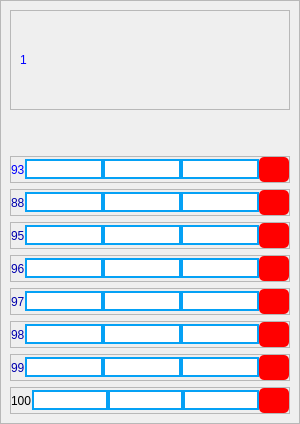
        <widget class="QFrame" name="frame_4">
         <property name="minimumSize">
          <size>
           <width>240</width>
           <height>0</height>
          </size>
         </property>
         <property name="maximumSize">
          <size>
           <width>300</width>
           <height>16777215</height>
          </size>
         </property>
         <property name="frameShape">
          <enum>QFrame::StyledPanel</enum>
         </property>
         <property name="frameShadow">
          <enum>QFrame::Raised</enum>
         </property>
         <layout class="QVBoxLayout" name="verticalLayout_4">
          <property name="leftMargin">
           <number>9</number>
          </property>
          <property name="topMargin">
           <number>9</number>
          </property>
          <property name="rightMargin">
           <number>9</number>
          </property>
          <property name="bottomMargin">
           <number>9</number>
          </property>
          <item>
           <widget class="QFrame" name="frame_36">
            <property name="frameShape">
             <enum>QFrame::StyledPanel</enum>
            </property>
            <property name="frameShadow">
             <enum>QFrame::Raised</enum>
            </property>
            <layout class="QHBoxLayout" name="horizontalLayout_28">
             <item>
              <widget class="QLabel" name="label">
               <property name="styleSheet">
                <string notr="true">font: 36pt &quot;MS Shell Dlg 2&quot;;
color: rgb(0, 0, 255);</string>
               </property>
               <property name="text">
                <string>1</string>
               </property>
              </widget>
             </item>
             <item>
              <widget class="QPushButton" name="push">
               <property name="minimumSize">
                <size>
                 <width>80</width>
                 <height>80</height>
                </size>
               </property>
               <property name="maximumSize">
                <size>
                 <width>80</width>
                 <height>80</height>
                </size>
               </property>
               <property name="styleSheet">
                <string notr="true">border-radius: 10px;</string>
               </property>
               <property name="text">
                <string/>
               </property>
               <property name="icon">
                <iconset>
                 <normaloff>../../Downloads/left-arrow.png</normaloff>../../Downloads/left-arrow.png</iconset>
               </property>
               <property name="iconSize">
                <size>
                 <width>80</width>
                 <height>80</height>
                </size>
               </property>
              </widget>
             </item>
            </layout>
           </widget>
          </item>
          <item>
           <spacer name="verticalSpacer">
            <property name="orientation">
             <enum>Qt::Vertical</enum>
            </property>
            <property name="sizeHint" stdset="0">
             <size>
              <width>20</width>
              <height>40</height>
             </size>
            </property>
           </spacer>
          </item>
          <item>
           <widget class="QFrame" name="frame_33">
            <property name="frameShape">
             <enum>QFrame::StyledPanel</enum>
            </property>
            <property name="frameShadow">
             <enum>QFrame::Raised</enum>
            </property>
            <layout class="QHBoxLayout" name="horizontalLayout_30">
             <property name="spacing">
              <number>0</number>
             </property>
             <property name="leftMargin">
              <number>0</number>
             </property>
             <property name="topMargin">
              <number>0</number>
             </property>
             <property name="rightMargin">
              <number>0</number>
             </property>
             <property name="bottomMargin">
              <number>0</number>
             </property>
             <item>
              <widget class="QLabel" name="label_324">
               <property name="styleSheet">
                <string notr="true">color: rgb(0, 0, 255);
font: 75 8pt &quot;MS Shell Dlg 2&quot;;</string>
               </property>
               <property name="text">
                <string>93</string>
               </property>
              </widget>
             </item>
             <item>
              <widget class="QLineEdit" name="lineEdit_972">
               <property name="styleSheet">
                <string notr="true">border: 2px solid  rgb(5, 161, 245); 
background-color: rgb(255, 255, 255);
</string>
               </property>
              </widget>
             </item>
             <item>
              <widget class="QLineEdit" name="lineEdit_970">
               <property name="styleSheet">
                <string notr="true">border: 2px solid  rgb(5, 161, 245); 
background-color: rgb(255, 255, 255);
</string>
               </property>
              </widget>
             </item>
             <item>
              <widget class="QLineEdit" name="lineEdit_971">
               <property name="styleSheet">
                <string notr="true">border: 2px solid  rgb(5, 161, 245); 
background-color: rgb(255, 255, 255);
</string>
               </property>
              </widget>
             </item>
             <item>
              <widget class="QPushButton" name="pushButton_394">
               <property name="minimumSize">
                <size>
                 <width>0</width>
                 <height>25</height>
                </size>
               </property>
               <property name="maximumSize">
                <size>
                 <width>30</width>
                 <height>16777215</height>
                </size>
               </property>
               <property name="styleSheet">
                <string notr="true">background-color: rgb(0, 0, 0);
background-color: rgb(255, 0, 0);
border-radius: 5px;</string>
               </property>
               <property name="text">
                <string/>
               </property>
              </widget>
             </item>
            </layout>
           </widget>
          </item>
          <item>
           <widget class="QFrame" name="frame_32">
            <property name="frameShape">
             <enum>QFrame::StyledPanel</enum>
            </property>
            <property name="frameShadow">
             <enum>QFrame::Raised</enum>
            </property>
            <layout class="QHBoxLayout" name="horizontalLayout_31">
             <property name="spacing">
              <number>0</number>
             </property>
             <property name="leftMargin">
              <number>0</number>
             </property>
             <property name="topMargin">
              <number>0</number>
             </property>
             <property name="rightMargin">
              <number>0</number>
             </property>
             <property name="bottomMargin">
              <number>0</number>
             </property>
             <item>
              <widget class="QLabel" name="label_323">
               <property name="styleSheet">
                <string notr="true">color:rgb(0, 0, 173); 
font: 75 8pt &quot;MS Shell Dlg 2&quot;;</string>
               </property>
               <property name="text">
                <string>88</string>
               </property>
              </widget>
             </item>
             <item>
              <widget class="QLineEdit" name="lineEdit_969">
               <property name="styleSheet">
                <string notr="true">border: 2px solid  rgb(5, 161, 245); 
background-color: rgb(255, 255, 255);
</string>
               </property>
              </widget>
             </item>
             <item>
              <widget class="QLineEdit" name="lineEdit_967">
               <property name="styleSheet">
                <string notr="true">border: 2px solid  rgb(5, 161, 245); 
background-color: rgb(255, 255, 255);
</string>
               </property>
              </widget>
             </item>
             <item>
              <widget class="QLineEdit" name="lineEdit_968">
               <property name="styleSheet">
                <string notr="true">border: 2px solid  rgb(5, 161, 245); 
background-color: rgb(255, 255, 255);
</string>
               </property>
              </widget>
             </item>
             <item>
              <widget class="QPushButton" name="pushButton_393">
               <property name="minimumSize">
                <size>
                 <width>0</width>
                 <height>25</height>
                </size>
               </property>
               <property name="maximumSize">
                <size>
                 <width>30</width>
                 <height>16777215</height>
                </size>
               </property>
               <property name="styleSheet">
                <string notr="true">background-color: rgb(0, 0, 0);
background-color: rgb(255, 0, 0);
border-radius: 5px;</string>
               </property>
               <property name="text">
                <string/>
               </property>
              </widget>
             </item>
            </layout>
           </widget>
          </item>
          <item>
           <widget class="QFrame" name="frame_31">
            <property name="frameShape">
             <enum>QFrame::StyledPanel</enum>
            </property>
            <property name="frameShadow">
             <enum>QFrame::Raised</enum>
            </property>
            <layout class="QHBoxLayout" name="horizontalLayout_32">
             <property name="spacing">
              <number>0</number>
             </property>
             <property name="leftMargin">
              <number>0</number>
             </property>
             <property name="topMargin">
              <number>0</number>
             </property>
             <property name="rightMargin">
              <number>0</number>
             </property>
             <property name="bottomMargin">
              <number>0</number>
             </property>
             <item>
              <widget class="QLabel" name="label_322">
               <property name="styleSheet">
                <string notr="true">color:rgb(0, 0, 173); 
font: 75 8pt &quot;MS Shell Dlg 2&quot;;</string>
               </property>
               <property name="text">
                <string>95</string>
               </property>
              </widget>
             </item>
             <item>
              <widget class="QLineEdit" name="lineEdit_966">
               <property name="styleSheet">
                <string notr="true">border: 2px solid  rgb(5, 161, 245); 
background-color: rgb(255, 255, 255);
</string>
               </property>
              </widget>
             </item>
             <item>
              <widget class="QLineEdit" name="lineEdit_964">
               <property name="styleSheet">
                <string notr="true">border: 2px solid  rgb(5, 161, 245); 
background-color: rgb(255, 255, 255);
</string>
               </property>
              </widget>
             </item>
             <item>
              <widget class="QLineEdit" name="lineEdit_965">
               <property name="styleSheet">
                <string notr="true">border: 2px solid  rgb(5, 161, 245); 
background-color: rgb(255, 255, 255);
</string>
               </property>
              </widget>
             </item>
             <item>
              <widget class="QPushButton" name="pushButton_392">
               <property name="minimumSize">
                <size>
                 <width>0</width>
                 <height>25</height>
                </size>
               </property>
               <property name="maximumSize">
                <size>
                 <width>30</width>
                 <height>16777215</height>
                </size>
               </property>
               <property name="styleSheet">
                <string notr="true">background-color: rgb(0, 0, 0);
background-color: rgb(255, 0, 0);
border-radius: 5px;</string>
               </property>
               <property name="text">
                <string/>
               </property>
              </widget>
             </item>
            </layout>
           </widget>
          </item>
          <item>
           <widget class="QFrame" name="frame_30">
            <property name="frameShape">
             <enum>QFrame::StyledPanel</enum>
            </property>
            <property name="frameShadow">
             <enum>QFrame::Raised</enum>
            </property>
            <layout class="QHBoxLayout" name="horizontalLayout_33">
             <property name="spacing">
              <number>0</number>
             </property>
             <property name="leftMargin">
              <number>0</number>
             </property>
             <property name="topMargin">
              <number>0</number>
             </property>
             <property name="rightMargin">
              <number>0</number>
             </property>
             <property name="bottomMargin">
              <number>0</number>
             </property>
             <item>
              <widget class="QLabel" name="label_321">
               <property name="styleSheet">
                <string notr="true">color:rgb(0, 0, 173); 
font: 75 8pt &quot;MS Shell Dlg 2&quot;;</string>
               </property>
               <property name="text">
                <string>96</string>
               </property>
              </widget>
             </item>
             <item>
              <widget class="QLineEdit" name="lineEdit_963">
               <property name="styleSheet">
                <string notr="true">border: 2px solid  rgb(5, 161, 245); 
background-color: rgb(255, 255, 255);
</string>
               </property>
              </widget>
             </item>
             <item>
              <widget class="QLineEdit" name="lineEdit_961">
               <property name="styleSheet">
                <string notr="true">border: 2px solid  rgb(5, 161, 245); 
background-color: rgb(255, 255, 255);
</string>
               </property>
              </widget>
             </item>
             <item>
              <widget class="QLineEdit" name="lineEdit_962">
               <property name="styleSheet">
                <string notr="true">border: 2px solid  rgb(5, 161, 245); 
background-color: rgb(255, 255, 255);
</string>
               </property>
              </widget>
             </item>
             <item>
              <widget class="QPushButton" name="pushButton_391">
               <property name="minimumSize">
                <size>
                 <width>0</width>
                 <height>25</height>
                </size>
               </property>
               <property name="maximumSize">
                <size>
                 <width>30</width>
                 <height>16777215</height>
                </size>
               </property>
               <property name="styleSheet">
                <string notr="true">background-color: rgb(0, 0, 0);
background-color: rgb(255, 0, 0);
border-radius: 5px;</string>
               </property>
               <property name="text">
                <string/>
               </property>
              </widget>
             </item>
            </layout>
           </widget>
          </item>
          <item>
           <widget class="QFrame" name="frame_7">
            <property name="frameShape">
             <enum>QFrame::StyledPanel</enum>
            </property>
            <property name="frameShadow">
             <enum>QFrame::Raised</enum>
            </property>
            <layout class="QHBoxLayout" name="horizontalLayout_22">
             <property name="spacing">
              <number>0</number>
             </property>
             <property name="leftMargin">
              <number>0</number>
             </property>
             <property name="topMargin">
              <number>0</number>
             </property>
             <property name="rightMargin">
              <number>0</number>
             </property>
             <property name="bottomMargin">
              <number>0</number>
             </property>
             <item>
              <widget class="QLabel" name="label_327">
               <property name="styleSheet">
                <string notr="true">color:rgb(0, 0, 173); 
font: 75 8pt &quot;MS Shell Dlg 2&quot;;</string>
               </property>
               <property name="text">
                <string>97</string>
               </property>
              </widget>
             </item>
             <item>
              <widget class="QLineEdit" name="lineEdit_981">
               <property name="styleSheet">
                <string notr="true">border: 2px solid  rgb(5, 161, 245); 
background-color: rgb(255, 255, 255);
</string>
               </property>
              </widget>
             </item>
             <item>
              <widget class="QLineEdit" name="lineEdit_979">
               <property name="styleSheet">
                <string notr="true">border: 2px solid  rgb(5, 161, 245); 
background-color: rgb(255, 255, 255);
</string>
               </property>
              </widget>
             </item>
             <item>
              <widget class="QLineEdit" name="lineEdit_980">
               <property name="styleSheet">
                <string notr="true">border: 2px solid  rgb(5, 161, 245); 
background-color: rgb(255, 255, 255);
</string>
               </property>
              </widget>
             </item>
             <item>
              <widget class="QPushButton" name="pushButton_397">
               <property name="minimumSize">
                <size>
                 <width>0</width>
                 <height>25</height>
                </size>
               </property>
               <property name="maximumSize">
                <size>
                 <width>30</width>
                 <height>16777215</height>
                </size>
               </property>
               <property name="styleSheet">
                <string notr="true">background-color: rgb(0, 0, 0);
background-color: rgb(255, 0, 0);
border-radius: 5px;</string>
               </property>
               <property name="text">
                <string/>
               </property>
              </widget>
             </item>
            </layout>
           </widget>
          </item>
          <item>
           <widget class="QFrame" name="frame_6">
            <property name="frameShape">
             <enum>QFrame::StyledPanel</enum>
            </property>
            <property name="frameShadow">
             <enum>QFrame::Raised</enum>
            </property>
            <layout class="QHBoxLayout" name="horizontalLayout_25">
             <property name="spacing">
              <number>0</number>
             </property>
             <property name="leftMargin">
              <number>0</number>
             </property>
             <property name="topMargin">
              <number>0</number>
             </property>
             <property name="rightMargin">
              <number>0</number>
             </property>
             <property name="bottomMargin">
              <number>0</number>
             </property>
             <item>
              <widget class="QLabel" name="label_326">
               <property name="styleSheet">
                <string notr="true">color:rgb(0, 0, 173); 
font: 75 8pt &quot;MS Shell Dlg 2&quot;;</string>
               </property>
               <property name="text">
                <string>98</string>
               </property>
              </widget>
             </item>
             <item>
              <widget class="QLineEdit" name="lineEdit_978">
               <property name="styleSheet">
                <string notr="true">border: 2px solid  rgb(5, 161, 245); 
background-color: rgb(255, 255, 255);
</string>
               </property>
              </widget>
             </item>
             <item>
              <widget class="QLineEdit" name="lineEdit_976">
               <property name="styleSheet">
                <string notr="true">border: 2px solid  rgb(5, 161, 245); 
background-color: rgb(255, 255, 255);
</string>
               </property>
              </widget>
             </item>
             <item>
              <widget class="QLineEdit" name="lineEdit_977">
               <property name="styleSheet">
                <string notr="true">border: 2px solid  rgb(5, 161, 245); 
background-color: rgb(255, 255, 255);
</string>
               </property>
              </widget>
             </item>
             <item>
              <widget class="QPushButton" name="pushButton_396">
               <property name="minimumSize">
                <size>
                 <width>0</width>
                 <height>25</height>
                </size>
               </property>
               <property name="maximumSize">
                <size>
                 <width>30</width>
                 <height>16777215</height>
                </size>
               </property>
               <property name="styleSheet">
                <string notr="true">background-color: rgb(0, 0, 0);
background-color: rgb(255, 0, 0);
border-radius: 5px;</string>
               </property>
               <property name="text">
                <string/>
               </property>
              </widget>
             </item>
            </layout>
           </widget>
          </item>
          <item>
           <widget class="QFrame" name="frame_34">
            <property name="frameShape">
             <enum>QFrame::StyledPanel</enum>
            </property>
            <property name="frameShadow">
             <enum>QFrame::Raised</enum>
            </property>
            <layout class="QHBoxLayout" name="horizontalLayout_26">
             <property name="spacing">
              <number>0</number>
             </property>
             <property name="leftMargin">
              <number>0</number>
             </property>
             <property name="topMargin">
              <number>0</number>
             </property>
             <property name="rightMargin">
              <number>0</number>
             </property>
             <property name="bottomMargin">
              <number>0</number>
             </property>
             <item>
              <widget class="QLabel" name="label_325">
               <property name="styleSheet">
                <string notr="true">color:rgb(0, 0, 173); 
font: 75 8pt &quot;MS Shell Dlg 2&quot;;</string>
               </property>
               <property name="text">
                <string>99</string>
               </property>
              </widget>
             </item>
             <item>
              <widget class="QLineEdit" name="lineEdit_975">
               <property name="styleSheet">
                <string notr="true">border: 2px solid  rgb(5, 161, 245); 
background-color: rgb(255, 255, 255);
</string>
               </property>
              </widget>
             </item>
             <item>
              <widget class="QLineEdit" name="lineEdit_973">
               <property name="styleSheet">
                <string notr="true">border: 2px solid  rgb(5, 161, 245); 
background-color: rgb(255, 255, 255);
</string>
               </property>
              </widget>
             </item>
             <item>
              <widget class="QLineEdit" name="lineEdit_974">
               <property name="styleSheet">
                <string notr="true">border: 2px solid  rgb(5, 161, 245); 
background-color: rgb(255, 255, 255);
</string>
               </property>
              </widget>
             </item>
             <item>
              <widget class="QPushButton" name="pushButton_395">
               <property name="minimumSize">
                <size>
                 <width>0</width>
                 <height>25</height>
                </size>
               </property>
               <property name="maximumSize">
                <size>
                 <width>30</width>
                 <height>16777215</height>
                </size>
               </property>
               <property name="styleSheet">
                <string notr="true">background-color: rgb(0, 0, 0);
background-color: rgb(255, 0, 0);
border-radius: 5px;</string>
               </property>
               <property name="text">
                <string/>
               </property>
              </widget>
             </item>
            </layout>
           </widget>
          </item>
          <item>
           <widget class="QFrame" name="frame_35">
            <property name="frameShape">
             <enum>QFrame::StyledPanel</enum>
            </property>
            <property name="frameShadow">
             <enum>QFrame::Raised</enum>
            </property>
            <layout class="QHBoxLayout" name="horizontalLayout_27">
             <property name="spacing">
              <number>0</number>
             </property>
             <property name="leftMargin">
              <number>0</number>
             </property>
             <property name="topMargin">
              <number>0</number>
             </property>
             <property name="rightMargin">
              <number>0</number>
             </property>
             <property name="bottomMargin">
              <number>0</number>
             </property>
             <item>
              <widget class="QLabel" name="label_328">
               <property name="text">
                <string>100</string>
               </property>
              </widget>
             </item>
             <item>
              <widget class="QLineEdit" name="lineEdit_984">
               <property name="styleSheet">
                <string notr="true">border: 2px solid  rgb(5, 161, 245); 
background-color: rgb(255, 255, 255);
</string>
               </property>
              </widget>
             </item>
             <item>
              <widget class="QLineEdit" name="lineEdit_982">
               <property name="styleSheet">
                <string notr="true">border: 2px solid  rgb(5, 161, 245); 
background-color: rgb(255, 255, 255);
</string>
               </property>
              </widget>
             </item>
             <item>
              <widget class="QLineEdit" name="lineEdit_983">
               <property name="styleSheet">
                <string notr="true">border: 2px solid  rgb(5, 161, 245); 
background-color: rgb(255, 255, 255);
</string>
               </property>
              </widget>
             </item>
             <item>
              <widget class="QPushButton" name="pushButton_398">
               <property name="minimumSize">
                <size>
                 <width>0</width>
                 <height>25</height>
                </size>
               </property>
               <property name="maximumSize">
                <size>
                 <width>30</width>
                 <height>16777215</height>
                </size>
               </property>
               <property name="styleSheet">
                <string notr="true">background-color: rgb(0, 0, 0);
background-color: rgb(255, 0, 0);
border-radius: 5px;</string>
               </property>
               <property name="text">
                <string/>
               </property>
              </widget>
             </item>
            </layout>
           </widget>
          </item>
         </layout>
        </widget>
